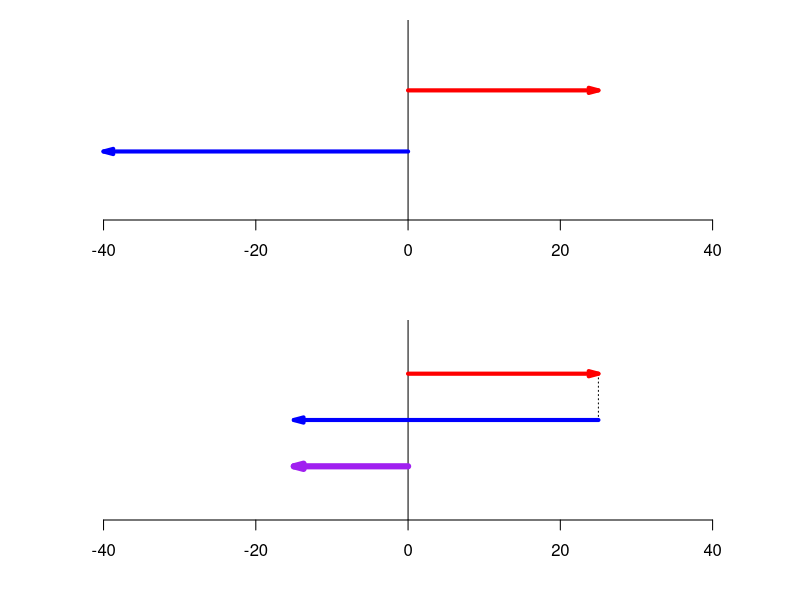

Generate this figure with R:
png("p3_art.png",500,300)

par(mfrow=c(2,1),oma=c(0,0,0,0),mar=c(4,0,1,3))

p1 = 25
p2 = -40
p3 = p1+p2
nums = c(p1,p2,p3)

xmin = floor(min(c(nums-10,-10))/10)*10
xmax = ceiling(max(c(nums+10,+10))/10)*10
plot(0,0,"n",xlim=c(xmin,xmax),ylim=c(0,1),axes=F,ann=F)
axis(1)
abline(v=0)
arrows(0,0.66,p1,0.66,0.1,15,2,col="red",lwd=4)
arrows(0,0.33,p2,0.33,0.1,15,2,col="blue",lwd=4)


xmin = floor(min(c(nums-10,-10))/10)*10
xmax = ceiling(max(c(nums+10,10))/10)*10
plot(0,0,"n",xlim=c(xmin,xmax),ylim=c(0,1),axes=F,ann=F)
axis(1)
abline(v=0)
lines(c(p1,p1),c(0.75,0.5),lty=3)
arrows(0,0.75,p1,0.75,0.1,15,2,col="red",lwd=4)
arrows(p1,0.50,p1+p2,0.50,0.1,15,2,col="blue",lwd=4)
arrows(0,0.25,p1+p2,0.25,0.1,15,2,col="purple",lwd=6)


dev.off()
